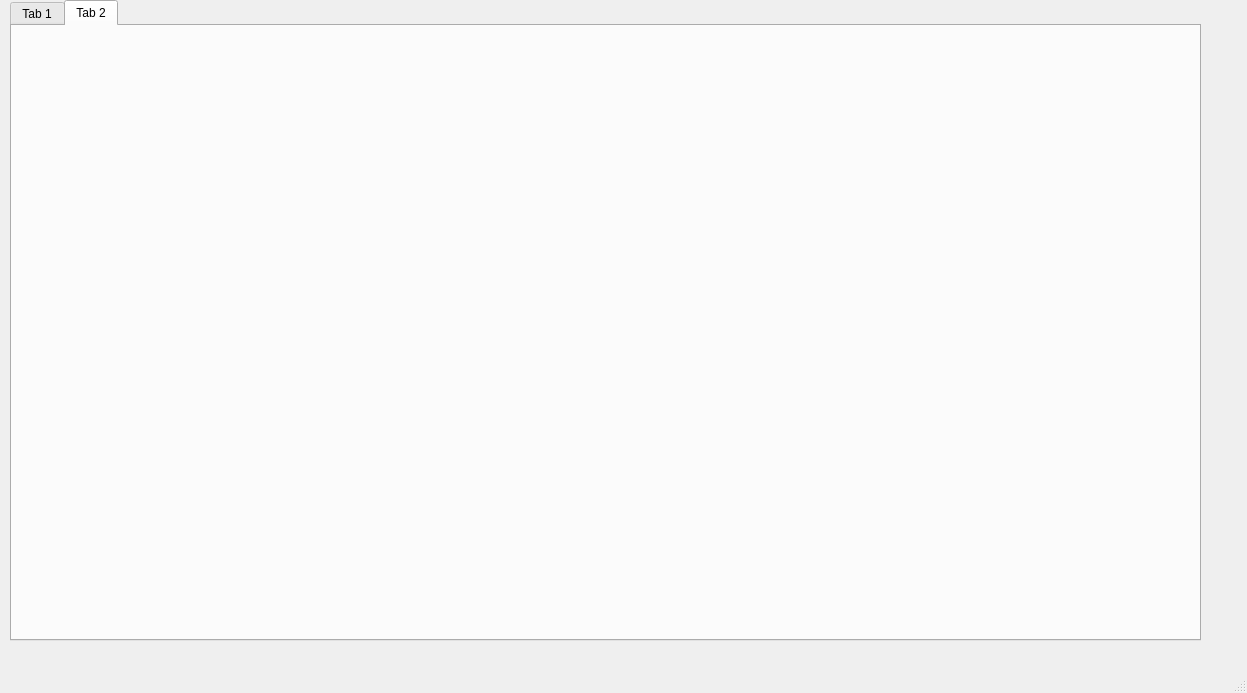
<?xml version="1.0" encoding="UTF-8"?>
<ui version="4.0">
 <class>MainWindow</class>
 <widget class="QMainWindow" name="MainWindow">
  <property name="geometry">
   <rect>
    <x>0</x>
    <y>0</y>
    <width>1247</width>
    <height>693</height>
   </rect>
  </property>
  <property name="windowTitle">
   <string>MainWindow</string>
  </property>
  <widget class="QWidget" name="centralwidget">
   <widget class="QTabWidget" name="tabWidget">
    <property name="geometry">
     <rect>
      <x>10</x>
      <y>0</y>
      <width>1191</width>
      <height>641</height>
     </rect>
    </property>
    <property name="currentIndex">
     <number>1</number>
    </property>
    <widget class="QWidget" name="tab">
     <attribute name="title">
      <string>Tab 1</string>
     </attribute>
    </widget>
    <widget class="QWidget" name="tab_2">
     <attribute name="title">
      <string>Tab 2</string>
     </attribute>
    </widget>
   </widget>
  </widget>
  <widget class="QMenuBar" name="menubar">
   <property name="geometry">
    <rect>
     <x>0</x>
     <y>0</y>
     <width>1247</width>
     <height>23</height>
    </rect>
   </property>
  </widget>
  <widget class="QStatusBar" name="statusbar"/>
 </widget>
 <resources/>
 <connections/>
</ui>
